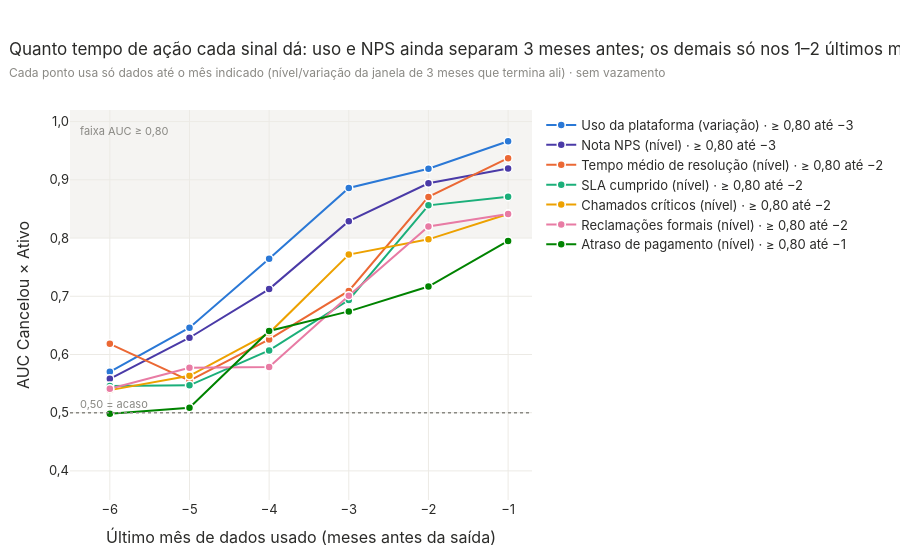

The notebook cell this image was saved under:
### Markdown cell above
## 2. Antecedência sem vazamento

### Code cell
best = pd.concat([auc[(auc.sinal == s) & (auc.forma == MELHOR[s])] for s in SINAIS])
def lead_auc(s, corte=0.80):
    q = best[best.sinal == s].sort_values("k")
    return int((q.auc.round(2) >= corte).cumprod().sum())
ANT_AUC = {s: lead_auc(s) for s in SINAIS}

fig = go.Figure()
fig.add_hrect(y0=0.8, y1=1.02, fillcolor=CINZA_CLARO, opacity=0.6, line_width=0, layer="below")
fig.add_hline(y=0.5, line=dict(color=CINZA, dash="dot", width=1.5))
fig.add_annotation(x=-6.4, y=0.5, text="0,50 = acaso", showarrow=False, xanchor="left", yanchor="bottom", font=dict(size=11, color=CINZA))
fig.add_annotation(x=-6.4, y=1.0, text="faixa AUC ≥ 0,80", showarrow=False, xanchor="left", yanchor="top", font=dict(size=11, color=CINZA))
for s in ORDEM:
    q = best[best.sinal == s].sort_values("k")
    lab = f"{ROT[s]} ({ROTULO_FORMA[MELHOR[s]].lower()})"
    fig.add_trace(go.Scatter(x=-q.k, y=q.auc, mode="lines+markers", name=lab + (f" · ≥ 0,80 até −{ANT_AUC[s]}" if ANT_AUC[s] else " · < 0,80"),
                             line=dict(color=COR_SINAL[s], width=2), marker=dict(size=8, line=dict(color="white", width=1.5)),
                             customdata=np.c_[q.k, q.n_canc, q.n - q.n_canc],
                             hovertemplate=f"<b>{lab}</b><br>Dados até o mês −%{{customdata[0]}}<br>AUC %{{y:.2f}}"
                                           "<br>%{customdata[1]} cancelados · %{customdata[2]} ativos com dado<extra></extra>"))
fig.update_xaxes(tickvals=list(range(-6, 0)), ticktext=[f"−{k}" for k in range(6, 0, -1)], range=[-6.5, -0.7],
                 title_text="Último mês de dados usado (meses antes da saída)")
fig.update_yaxes(range=[0.35, 1.02], dtick=0.1, tickformat=".1f", title_text="AUC Cancelou × Ativo")
fig.update_layout(height=560, legend=dict(orientation="v", x=1.02, xanchor="left", y=1, yanchor="top"), margin=dict(r=330),
                  title="Quanto tempo de ação cada sinal dá: uso e NPS ainda separam 3 meses antes; os demais só nos 1–2 últimos meses"
                        + sub("Cada ponto usa só dados até o mês indicado (nível/variação da janela de 3 meses que termina ali) · sem vazamento"))
fig.show()

### Figure 1 — Plotly figure (JSON) as saved in the notebook; plotly's stock layout.template omitted (floating-point values rounded to 4 significant figures)
{"data": [{"customdata": [[1, 22, 58], [2, 20, 58], [3, 18, 58], [4, 18, 58], [5, 17, 58], [6, 15, 58]], "hovertemplate": "<b>Uso da plataforma (variação)</b><br>Dados até o mês −%{customdata[0]}<br>AUC %{y:.2f}<br>%{customdata[1]} cancelados · %{customdata[2]} ativos com dado<extra></extra>", "line": {"color": "#2a78d6", "width": 2}, "marker": {"line": {"color": "white", "width": 1.5}, "size": 8}, "mode": "lines+markers", "name": "Uso da plataforma (variação) · ≥ 0,80 até −3", "type": "scatter", "x": [-1, -2, -3, -4, -5, -6], "y": [0.9663, 0.919, 0.886, 0.7644, 0.646, 0.5701]}, {"customdata": [[1, 21, 58], [2, 21, 58], [3, 18, 58], [4, 16, 58], [5, 16, 58], [6, 16, 58]], "hovertemplate": "<b>Nota NPS (nível)</b><br>Dados até o mês −%{customdata[0]}<br>AUC %{y:.2f}<br>%{customdata[1]} cancelados · %{customdata[2]} ativos com dado<extra></extra>", "line": {"color": "#4a3aa7", "width": 2}, "marker": {"line": {"color": "white", "width": 1.5}, "size": 8}, "mode": "lines+markers", "name": "Nota NPS (nível) · ≥ 0,80 até −3", "type": "scatter", "x": [-1, -2, -3, -4, -5, -6], "y": [0.9195, 0.8941, 0.829, 0.7123, 0.6288, 0.5582]}, {"customdata": [[1, 22, 58], [2, 22, 58], [3, 22, 58], [4, 22, 58], [5, 20, 58], [6, 18, 58]], "hovertemplate": "<b>Tempo médio de resolução (nível)</b><br>Dados até o mês −%{customdata[0]}<br>AUC %{y:.2f}<br>%{customdata[1]} cancelados · %{customdata[2]} ativos com dado<extra></extra>", "line": {"color": "#eb6834", "width": 2}, "marker": {"line": {"color": "white", "width": 1.5}, "size": 8}, "mode": "lines+markers", "name": "Tempo médio de resolução (nível) · ≥ 0,80 até −2", "type": "scatter", "x": [-1, -2, -3, -4, -5, -6], "y": [0.9373, 0.8707, 0.7092, 0.6258, 0.5552, 0.6183]}, {"customdata": [[1, 22, 58], [2, 22, 58], [3, 22, 58], [4, 22, 58], [5, 20, 58], [6, 18, 58]], "hovertemplate": "<b>SLA cumprido (nível)</b><br>Dados até o mês −%{customdata[0]}<br>AUC %{y:.2f}<br>%{customdata[1]} cancelados · %{customdata[2]} ativos com dado<extra></extra>", "line": {"color": "#1baf7a", "width": 2}, "marker": {"line": {"color": "white", "width": 1.5}, "size": 8}, "mode": "lines+markers", "name": "SLA cumprido (nível) · ≥ 0,80 até −2", "type": "scatter", "x": [-1, -2, -3, -4, -5, -6], "y": [0.8711, 0.8562, 0.6936, 0.607, 0.547, 0.546]}, {"customdata": [[1, 22, 58], [2, 22, 58], [3, 22, 58], [4, 22, 58], [5, 20, 58], [6, 18, 58]], "hovertemplate": "<b>Chamados críticos (nível)</b><br>Dados até o mês −%{customdata[0]}<br>AUC %{y:.2f}<br>%{customdata[1]} cancelados · %{customdata[2]} ativos com dado<extra></extra>", "line": {"color": "#eda100", "width": 2}, "marker": {"line": {"color": "white", "width": 1.5}, "size": 8}, "mode": "lines+markers", "name": "Chamados críticos (nível) · ≥ 0,80 até −2", "type": "scatter", "x": [-1, -2, -3, -4, -5, -6], "y": [0.8413, 0.7978, 0.7716, 0.6368, 0.5634, 0.5388]}, {"customdata": [[1, 22, 58], [2, 22, 58], [3, 22, 58], [4, 22, 58], [5, 20, 58], [6, 18, 58]], "hovertemplate": "<b>Reclamações formais (nível)</b><br>Dados até o mês −%{customdata[0]}<br>AUC %{y:.2f}<br>%{customdata[1]} cancelados · %{customdata[2]} ativos com dado<extra></extra>", "line": {"color": "#e87ba4", "width": 2}, "marker": {"line": {"color": "white", "width": 1.5}, "size": 8}, "mode": "lines+markers", "name": "Reclamações formais (nível) · ≥ 0,80 até −2", "type": "scatter", "x": [-1, -2, -3, -4, -5, -6], "y": [0.8413, 0.8197, 0.701, 0.5784, 0.5772, 0.5412]}, {"customdata": [[1, 22, 58], [2, 22, 58], [3, 22, 58], [4, 22, 58], [5, 20, 58], [6, 18, 58]], "hovertemplate": "<b>Atraso de pagamento (nível)</b><br>Dados até o mês −%{customdata[0]}<br>AUC %{y:.2f}<br>%{customdata[1]} cancelados · %{customdata[2]} ativos com dado<extra></extra>", "line": {"color": "#008300", "width": 2}, "marker": {"line": {"color": "white", "width": 1.5}, "size": 8}, "mode": "lines+markers", "name": "Atraso de pagamento (nível) · ≥ 0,80 até −1", "type": "scatter", "x": [-1, -2, -3, -4, -5, -6], "y": [0.7951, 0.7167, 0.674, 0.6403, 0.5086, 0.4981]}], "layout": {"annotations": [{"font": {"color": "#8a8984", "size": 11}, "showarrow": false, "text": "0,50 = acaso", "x": -6.4, "xanchor": "left", "y": 0.5, "yanchor": "bottom"}, {"font": {"color": "#8a8984", "size": 11}, "showarrow": false, "text": "faixa AUC ≥ 0,80", "x": -6.4, "xanchor": "left", "y": 1.0, "yanchor": "top"}], "height": 560, "legend": {"orientation": "v", "x": 1.02, "xanchor": "left", "y": 1, "yanchor": "top"}, "margin": {"r": 330}, "shapes": [{"fillcolor": "#eeede9", "layer": "below", "line": {"width": 0}, "opacity": 0.6, "type": "rect", "x0": 0, "x1": 1, "xref": "x domain", "y0": 0.8, "y1": 1.02, "yref": "y"}, {"line": {"color": "#8a8984", "dash": "dot", "width": 1.5}, "type": "line", "x0": 0, "x1": 1, "xref": "x domain", "y0": 0.5, "y1": 0.5, "yref": "y"}], "title": {"text": "Quanto tempo de ação cada sinal dá: uso e NPS ainda separam 3 meses antes; os demais só nos 1–2 últimos meses<br><span style='font-size:12px;color:#8a8984'>Cada ponto usa só dados até o mês indicado (nível/variação da janela de 3 meses que termina ali) · sem vazamento</span>"}, "xaxis": {"range": [-6.5, -0.7], "ticktext": ["−6", "−5", "−4", "−3", "−2", "−1"], "tickvals": [-6, -5, -4, -3, -2, -1], "title": {"text": "Último mês de dados usado (meses antes da saída)"}}, "yaxis": {"dtick": 0.1, "range": [0.35, 1.02], "tickformat": ".1f", "title": {"text": "AUC Cancelou × Ativo"}}}}
